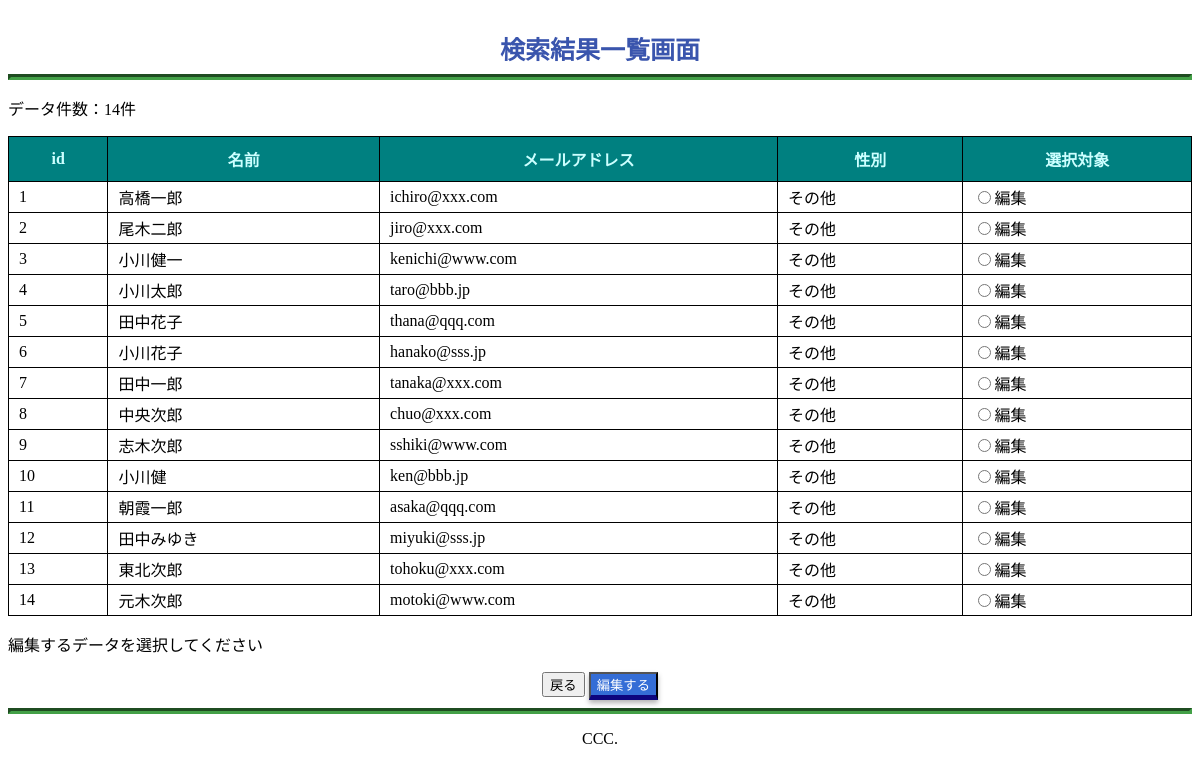
The app's page /list_u.php with its own data.
### tables this page shows
CREATE TABLE user (
    id int(10) AUTO_INCREMENT,
    email varchar(50) NOT NULL,
    name varchar(100) NOT NULL,
    gender int(1),
    createdate datetime NOT NULL DEFAULT CURRENT_TIMESTAMP,
    updatedate datetime NULL ON UPDATE CURRENT_TIMESTAMP,
    PRIMARY KEY(id)
) DEFAULT CHARSET=utf8mb4;

### list_u.php (the view, shortened to what this page needs)
<?php
if($_SERVER['REQUEST_METHOD'] === 'POST'){
    if(isset($_POST["name"])){
        if(! empty($_POST["name"])) {
           $name = htmlspecialchars($_POST["name"], ENT_QUOTES, 'UTF-8');
           $_SESSION["condition_name"] = $_POST["name"];
        } else {
           $_SESSION["condition_name"] = $_POST["name"];
        }
    }
} else {
    $name = $_SESSION["condition_name"];
}
$dbh = db_conn();
$data = [];
try{
    $sql = "SELECT * FROM user WHERE name like :name";
    $stmt = $dbh->prepare($sql);
    $stmt->bindValue(':name', '%'.$name.'%', PDO::PARAM_STR);
    $stmt->execute();
    $count = 0;
    while($row = $stmt->fetch(PDO::FETCH_ASSOC)){
        $data[] = $row;
        $count++;
    }
}catch (PDOException $e){
    echo($e->getMessage());
    die();
}
?>
<!DOCTYPE html>
<html lang="ja">
<head>
  <link rel="stylesheet" href="style.css">
</head>
<body>
<div class="container">
    <header>
       <div>
            <h1>検索結果一覧画面</h1>
       </div>
    </header>
</div>
<hr>
<p>データ件数：<?php echo $count;?>件</p>
<div class="container">
<form action="edit.php" method="post" class="row">
<table border=1>
    <tr><th>id</th><th>名前</th><th>メールアドレス</th><th>性別</th><th>選択対象</th></tr>
    <?php foreach($data as $row): ?>
    <tr>
    <td><?php echo $row['id'];?></td>
    <td><?php echo $row['name'];?></td>
    <td><?php echo $row['email'];?></td>
    <td>
        <?php
           if ($row['gender'] === 1) {
              echo "男性";
           } elseif ($row['gender'] === 2) {
              echo "女性";
           } else {
              echo "その他";
           }
        ?>
    </td>
    <td>
        <label><input type="radio" name="edit" id="edit" value="<?php echo $row['id'];?>">編集</label>
    </td>
    </tr>
    <?php endforeach; ?>
</table>
<p style="margin:8px;">
<p>編集するデータを選択してください</p>
        <div class="button-wrapper">
            <button type="button" onclick="location.href='search_u.php'">戻る</button>
	        <button type="submit" class="btn btn--naby btn--shadow">編集する</button>
        </div>
</form>
</div>
<hr>
<div class="container">
    <footer>
        <p>CCC.</p>
    </footer>
</div>
</body>
</html>

### style.css (style rules this page uses)
header { margin-top: 30px; color: #3a55ad; }
hr { border-width: 3px; border-color: #43A047; }
h1 { font-size: 25px; font-weight: bold; margin: 0; text-align: center; }
footer p { text-align: center; }
input:valid { background: transparent; }
button.btn--naby { color: #fff; background-color: #346dd6; border-bottom: 5px solid #0d057e; }
button.btn--shadow { box-shadow: 0 3px 5px rgba(0, 0, 0, .3); }
.button-wrapper { text-align:center; }
table { width: 100%; border-collapse: collapse; }
table th { padding: 10px; border: solid 1px black; color: #CCFFFF; background: #008080; }
table td { padding: 3px 10px; border: solid 1px black; }
*, *:before, *:after { -webkit-box-sizing: border-box; box-sizing: border-box; }

### records on screen
user: id "1", name "高橋一郎", email "ichiro@xxx.com", gender "その他"
user: id "2", name "尾木二郎", email "jiro@xxx.com", gender "その他"
user: id "3", name "小川健一", email "kenichi@www.com", gender "その他"
user: id "4", name "小川太郎", email "taro@bbb.jp", gender "その他"
user: id "5", name "田中花子", email "thana@qqq.com", gender "その他"
user: id "6", name "小川花子", email "hanako@sss.jp", gender "その他"
user: id "7", name "田中一郎", email "tanaka@xxx.com", gender "その他"
user: id "8", name "中央次郎", email "chuo@xxx.com", gender "その他"
user: id "9", name "志木次郎", email "sshiki@www.com", gender "その他"
user: id "10", name "小川健", email "ken@bbb.jp", gender "その他"
user: id "11", name "朝霞一郎", email "asaka@qqq.com", gender "その他"
user: id "12", name "田中みゆき", email "miyuki@sss.jp", gender "その他"
user: id "13", name "東北次郎", email "tohoku@xxx.com", gender "その他"
user: id "14", name "元木次郎", email "motoki@www.com", gender "その他"

### other values on screen
$count "14"
